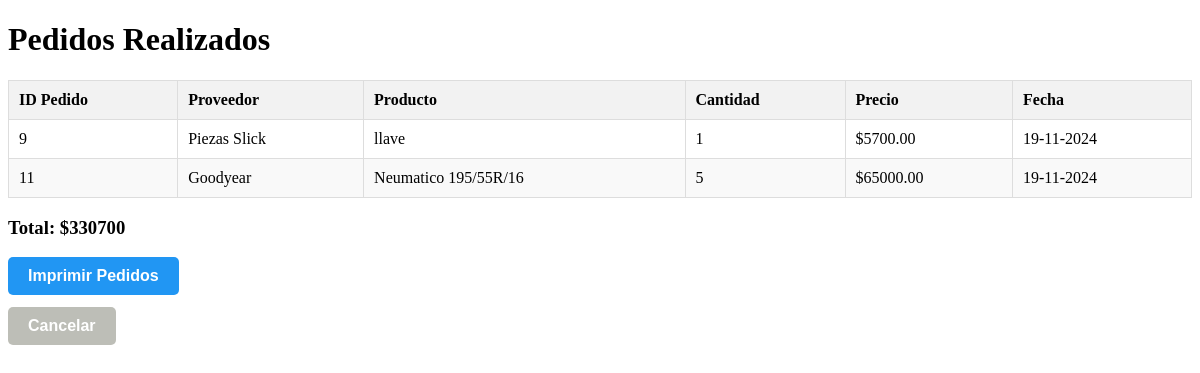
/generar_pedido/, run on the app's committed database.
### coreapp/models.py (models this page shows, shortened)
class Pedido(models.Model):
    proveedor = models.ForeignKey('Proveedor', on_delete=models.CASCADE, related_name='pedidos')
    producto = models.ForeignKey('Producto', on_delete=models.CASCADE, related_name='pedidos')
    cantidad = models.PositiveIntegerField()
    fecha_pedido = models.DateTimeField(default=now)
    id_pedido = models.AutoField(primary_key=True)

class Proveedor(models.Model):
    empresa = models.CharField(max_length=100)
    correo = models.EmailField()
    rubro = models.CharField(max_length=100)

class Producto(models.Model):
    proveedor = models.ForeignKey(Proveedor, on_delete=models.CASCADE, related_name='productos')
    imagen = models.ImageField(upload_to='productos/', null=True, blank=True)
    nombre = models.CharField(max_length=100)
    cantidad = models.PositiveIntegerField()
    precio = models.DecimalField(max_digits=10, decimal_places=2, null=True, blank=True)

### coreapp/views.py (the view)
# urls.py: path('generar_pedido/', views.generar_pedido, name='generar_pedido'),
def generar_pedido(request):
    pedidos = Pedido.objects.all()
    total = sum(pedido.producto.precio * pedido.cantidad for pedido in pedidos)
    return render(request, 'coreapp/panel/generar_pedidos.html', {'pedidos': pedidos, 'total': total})

### coreapp/templates/coreapp/panel/generar_pedidos.html (shortened to what this page needs)
{% load static %}
<!DOCTYPE html>
<html lang="es">
<head>
    <link rel="stylesheet" href="{% static 'coreapp/css/generar_pedido.css' %}">
</head>
<body>
    <div class="main-container">
        <h1>Pedidos Realizados</h1>
        <table>
            <thead>
                <tr>
                    <th>ID Pedido</th>
                    <th>Proveedor</th>
                    <th>Producto</th>
                    <th>Cantidad</th>
                    <th>Precio</th>
                    <th>Fecha</th>
                </tr>
            </thead>
            <tbody>
                {% for pedido in pedidos %}
                <tr>
                    <td>{{ pedido.id_pedido }}</td>
                    <td>{{ pedido.proveedor.empresa }}</td>
                    <td>{{ pedido.producto.nombre }}</td>
                    <td>{{ pedido.cantidad }}</td>
                    <td>${{ pedido.producto.precio }}</td>
                    <td>{{ pedido.fecha_pedido|date:"d-m-Y" }}</td>
                </tr>
                {% endfor %}
            </tbody>
        </table>
        <div class="total">
            <h3>Total: ${{ total|floatformat:0 }}</h3>
        </div>
        <div class="imp">
            <button id="imprimirButton" onclick="imprimirPedidos()" class="btn-imprimir">Imprimir Pedidos</button>
        </div>
        <a href="{% url 'adminpanel' %}">
            <button type="button" class="cancelar-button">Cancelar</button>
        </a>
    </div>
</body>
</html>

### coreapp/static/coreapp/css/generar_pedido.css (style rules this page uses)
table { border-collapse: collapse; width: 100%; margin-top: 20px; }
table th, table td { border: 1px solid #ddd; text-align: left; padding: 10px; }
table th { background-color: #f2f2f2; font-weight: bold; }
table tr:nth-child(even) { background-color: #f9f9f9; }
.btn-imprimir { background-color: #2196F3; padding: 10px 20px; font-size: 1em; font-weight: bold; color: #ffffff; border: none; border-radius: 5px; cursor: pointer; transition: background-color 0.3s ease; }
.cancelar-button { padding: 10px 20px; font-size: 1em; font-weight: bold; color: #ffffff; border: none; border-radius: 5px; cursor: pointer; transition: background-color 0.3s ease; margin-top: 1%; }
.cancelar-button { background-color: #BDBEB7; }

### data on the page
Pedido: id_pedido "9", proveedor.empresa "Piezas Slick", producto.nombre "llave", cantidad "1", producto.precio "5700.00", fecha_pedido "19-11-2024"
Pedido: id_pedido "11", proveedor.empresa "Goodyear", producto.nombre "Neumatico 195/55R/16", cantidad "5", producto.precio "65000.00", fecha_pedido "19-11-2024"

### other printed values
{{ total|floatformat:0 }} "330700"
